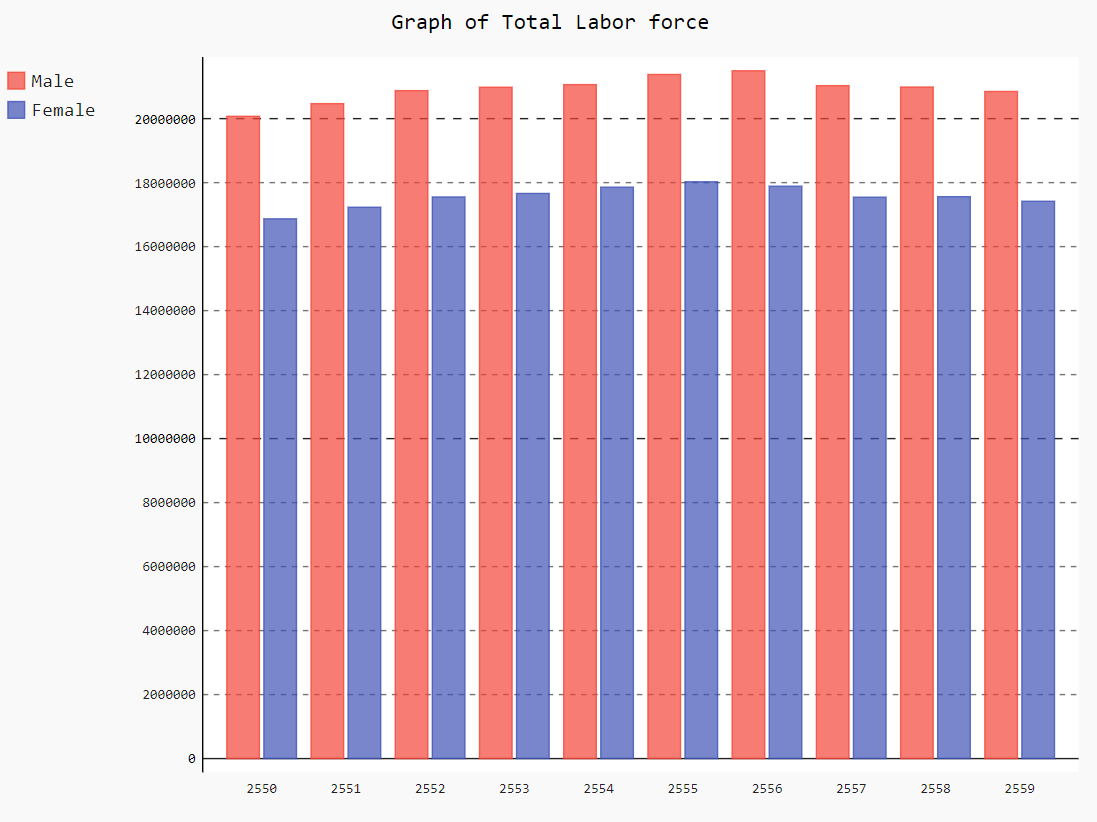

This chart was generated by the following Python code:
"""ProjectPSIT2017"""
import pandas as pd
import pygal
def main():
    """ReadData & Plotgraph"""
    chart = pygal.Bar(title=' Graph of Total Labor force ')
    datalist = []
    address = 'C:/Users/HP/Documents/GitHub/Main_Psit_Project2017/Data/LaborForce_All.csv'
    data = pd.read_csv(address)
    datalist.append(data)
    liststr = [str(i) for i in datalist]
    datalist = liststr[0].split()
    datalist = datalist[3:]
    years = []
    male = []
    female = []
    for i in datalist:
        if i in '1011121314151617181920':
            datalist.remove(i)
    for i in datalist:
        if i[:3] == '255':
            years.append(i)
            datalist.remove(i)
    for i in range(len(datalist)):
        if i%2 == 0:
            male.append(datalist[i])
        else:
            female.append(datalist[i])
    male = [float(i) for i in male]
    female = [float(i) for i in female]
    chart.x_labels = [i for i in years]
    chart.add('Male', male)
    chart.add('Female', female)
    chart.render_in_browser()
main()
